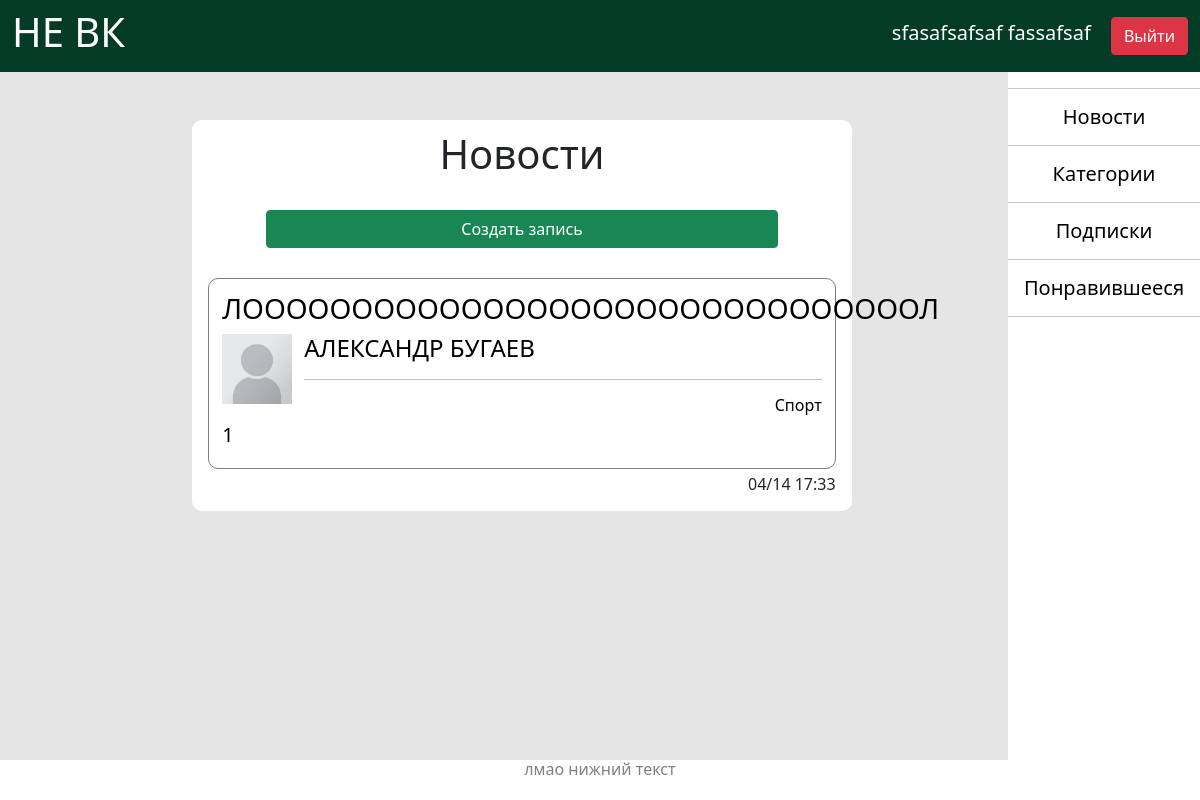
Page /news (signed in) on the committed database.
### data/models/users.py (models this page shows, shortened)
class Users(SqlAlchemyBase, UserMixin, SerializerMixin):
    __tablename__ = 'users'
    id = sqlalchemy.Column(sqlalchemy.Integer,
                           primary_key=True, autoincrement=True)
    surname = sqlalchemy.Column(sqlalchemy.String)
    name = sqlalchemy.Column(sqlalchemy.String)
    email = sqlalchemy.Column(sqlalchemy.String, unique=True)
    hashed_password = sqlalchemy.Column(sqlalchemy.String)
    about = sqlalchemy.Column(sqlalchemy.String, nullable=True)
    hometown = sqlalchemy.Column(sqlalchemy.String)
    birthday = sqlalchemy.Column(sqlalchemy.Date)
    image = sqlalchemy.Column(sqlalchemy.String, default='/static/img/0.jpeg')
    subscriptions = sqlalchemy.Column(sqlalchemy.String, default='')  # подписки пользователя
    subscribers = sqlalchemy.Column(sqlalchemy.String, default='')  # подписчики
    subs_count = sqlalchemy.Column(sqlalchemy.Integer, default=0)  # количество подписчиков
    liked_news = sqlalchemy.Column(sqlalchemy.String, default='')  # понравившиеся записи
    news = orm.relation("News", back_populates='user')
    comments = orm.relation("Comments", back_populates='user')

### data/models/news.py (models this page shows)
class News(SqlAlchemyBase, SerializerMixin):
    __tablename__ = 'news'
    id = sqlalchemy.Column(sqlalchemy.Integer,
                           primary_key=True, autoincrement=True)
    creator = sqlalchemy.Column(sqlalchemy.Integer, sqlalchemy.ForeignKey('users.id'))
    title = sqlalchemy.Column(sqlalchemy.String)
    category = sqlalchemy.Column(sqlalchemy.String)
    content = sqlalchemy.Column(sqlalchemy.String)
    likes = sqlalchemy.Column(sqlalchemy.Integer, default=0)
    datetime = sqlalchemy.Column(sqlalchemy.DateTime)
    string_dt = sqlalchemy.Column(sqlalchemy.String)
    user = orm.relation('Users')

### main.py (the view)
@app.route('/news')
@login_required
def show_news():
    session = create_session()
    news = session.query(News).filter(News.creator != current_user.id).order_by(News.datetime.desc()).all()
    return render_template('news.html', title='Новости', news=news)

### data/models/db_session.py (called while the page is built)
def create_session() -> Session:
    global __factory
    return __factory()

### main.py (called while the page is built)
@login_manager.user_loader
def load_user(user_id):
    db_sess = create_session()
    return db_sess.query(Users).get(user_id)

### templates/news.html (shortened to what this page needs)
{% extends "base.html" %}
{% block content %}
<div class="block">
    <h1>{{ title }}</h1>
    {% if title == 'Новости' %}
        <br>
        <a class="btn btn-success" href="/create_news" style="width: 80%; margin-left: 10%;">Создать запись</a>
        <br>
    {% endif %}
    {% for new in news %}
        <br>
        <a href="/news/{{ new.id }}" style="text-decoration: none; color: black;"><div class="content">
            <h3 style="text-align: center">{{ new.title }}</h3>
            <img src="{{ new.user.image }}" class="icon" align="left">
            <h4 class="alert-heading">{{ new.user.name }} {{ new.user.surname }}</h4>
            <hr>
            <h6 style="text-align: right">{{ new.category }}</h6>
            <h5 style="text-align: left;">{{ new.likes }}</h5>
        </div></a>
    <h6 style="text-align: right; margin: 1%;">{{ new.string_dt }}</h6>
    {% endfor %}
</div>
{% endblock %}

### templates/base.html (shortened to what this page needs)
<!doctype html>
    <html>
        <head>
            <link rel="stylesheet"
                  href="https://cdn.jsdelivr.net/npm/bootstrap@5.0.0-beta1/dist/css/bootstrap.min.css"
>
            <link rel="stylesheet" type="text/css" href="../static/style.css">
        </head>
        <body style="background-color: #E5E5E5;">
            {% if current_user.is_authenticated %}
                <aside>
                    <hr><a style="text-decoration: none; color: black;" href="/news"><h5>Новости</h5></a>
                    <hr><a style="text-decoration: none; color: black;" href="/categories"><h5>Категории</h5></a>
                    <hr><a style="text-decoration: none; color: black;" href="/my_subscriptions"><h5>Подписки</h5></a>
                    <hr><a style="text-decoration: none; color: black;" href="/liked_news"><h5>Понравившееся</h5></a><hr>
                </aside>
            {% endif %}
            <header class="navbar navbar-light" style="background-color: #043B27; color: #FFFFFF;">
                <div class="container-fluid">
                    <a style="text-decoration: none; color: white;" href="/"><h1>НЕ ВК</h1></a>
                {% if current_user.is_authenticated %}
                    <div>
                        <a class="navbar-brand" href="/users/{{ current_user.id }}" style="color: #FFFFFF;">
                        {{ current_user.name }} {{ current_user.surname }}</a>
                        <a class="btn btn-danger" href="/logout">Выйти</a>
                    </div>
                {% else %}
                    <p style="margin: 0px;">
                        <a class="btn btn-primary " href="/register">Зарегистрироваться</a>
                        <a class="btn btn-success" href="/login">Войти</a>
                    </p>
                {% endif %}
                </div>
            </header>
            <br>
            <br>
            {% block content %}{% endblock %}
            <footer>
                <h6 style="color: grey;">лмао нижний текст</h6>
            </footer>
        </body>
    </html>

### static/style.css (style rules this page uses)
h1 { text-align: center; }
h6 { text-align: center; }
div.block { margin-left: 16%; margin-right: auto; margin-bottom: 100px; max-width: 55%; padding: 10px; border-radius: 10px; background-color: #FFFFFF; }
div.content { margin: 1%; padding: 2%; border: 1px solid grey; border-radius: 10px; }
aside { padding-top: 6%; position: fixed; top: 0px; right: 0px; width: 16%; height: 100%; text-align: center; background-color: #FFFFFF; }
footer { position: fixed; bottom: 0px; left: 0px; width: 100%; height: 40px; background-color: #FFFFFF; }
img.icon { width: 70px; height: 70px; margin-right: 2%; }

### rows in the picture
Users: name "sfasafsafsaf", surname "fassafsaf"
News: title "ЛОООООООООООООООООООООООООООООООЛ", user.image (picture), user.name "АЛЕКСАНДР", user.surname "БУГАЕВ", category "Спорт", likes "1", string_dt "04/14 17:33"

### other values in the picture
{{ title }} "Новости"
